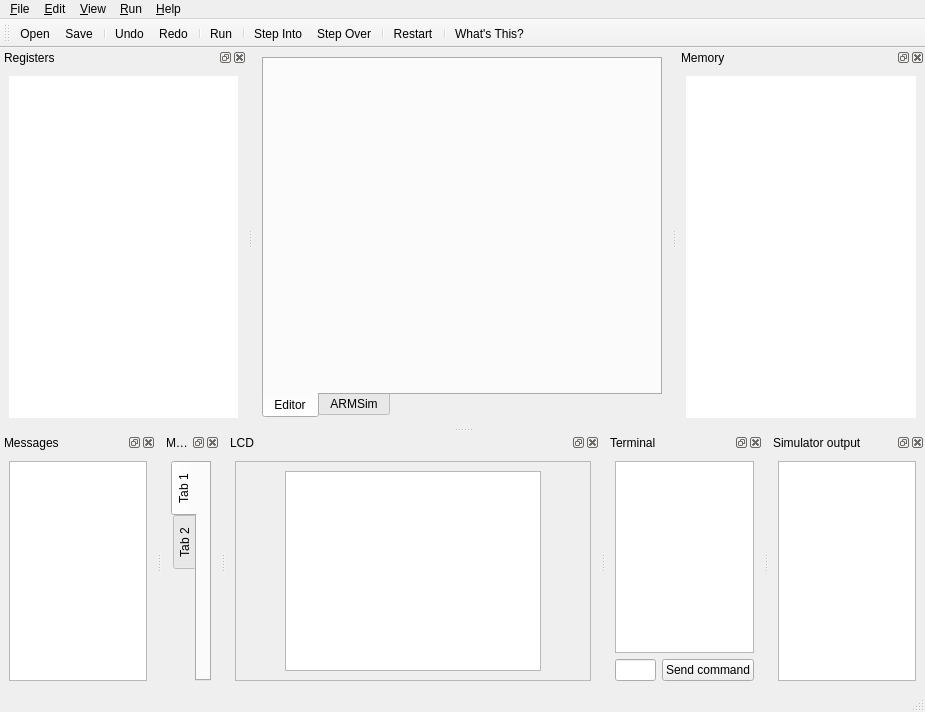
<?xml version="1.0" encoding="UTF-8"?>
<ui version="4.0">
 <class>MainWindow</class>
 <widget class="QMainWindow" name="MainWindow">
  <property name="geometry">
   <rect>
    <x>0</x>
    <y>0</y>
    <width>925</width>
    <height>712</height>
   </rect>
  </property>
  <property name="sizePolicy">
   <sizepolicy hsizetype="Preferred" vsizetype="Preferred">
    <horstretch>0</horstretch>
    <verstretch>0</verstretch>
   </sizepolicy>
  </property>
  <property name="windowTitle">
   <string notr="true">QtARMSim</string>
  </property>
  <property name="tabShape">
   <enum>QTabWidget::Rounded</enum>
  </property>
  <property name="dockNestingEnabled">
   <bool>true</bool>
  </property>
  <property name="dockOptions">
   <set>QMainWindow::AllowNestedDocks|QMainWindow::AllowTabbedDocks|QMainWindow::AnimatedDocks</set>
  </property>
  <widget class="QWidget" name="centralwidget">
   <property name="enabled">
    <bool>true</bool>
   </property>
   <property name="sizePolicy">
    <sizepolicy hsizetype="Preferred" vsizetype="Preferred">
     <horstretch>0</horstretch>
     <verstretch>1</verstretch>
    </sizepolicy>
   </property>
   <property name="maximumSize">
    <size>
     <width>16777215</width>
     <height>16777215</height>
    </size>
   </property>
   <layout class="QVBoxLayout" name="verticalLayout">
    <property name="sizeConstraint">
     <enum>QLayout::SetMaximumSize</enum>
    </property>
    <item>
     <widget class="QTabWidget" name="tabWidgetCode">
      <property name="sizePolicy">
       <sizepolicy hsizetype="Expanding" vsizetype="Expanding">
        <horstretch>0</horstretch>
        <verstretch>0</verstretch>
       </sizepolicy>
      </property>
      <property name="minimumSize">
       <size>
        <width>400</width>
        <height>300</height>
       </size>
      </property>
      <property name="tabPosition">
       <enum>QTabWidget::South</enum>
      </property>
      <property name="currentIndex">
       <number>0</number>
      </property>
      <widget class="QWidget" name="tabSource">
       <property name="whatsThis">
        <string>The Editor tab is used to edit the assembler  code that is going to be simmulated</string>
       </property>
       <attribute name="title">
        <string>Editor</string>
       </attribute>
       <layout class="QVBoxLayout" name="verticalLayoutSource"/>
      </widget>
      <widget class="QWidget" name="tabARMSim">
       <property name="whatsThis">
        <string>The ArmSim tab is used to inspect and simmulate the ARM machine code generated after assembling the source code</string>
       </property>
       <property name="accessibleName">
        <string/>
       </property>
       <attribute name="title">
        <string>ARMSim</string>
       </attribute>
       <layout class="QVBoxLayout" name="verticalLayoutARMSim">
        <item>
         <widget class="QTabWidget" name="tabTabARMSim">
          <property name="tabPosition">
           <enum>QTabWidget::South</enum>
          </property>
          <property name="currentIndex">
           <number>0</number>
          </property>
          <widget class="QWidget" name="tab_3">
           <attribute name="title">
            <string>Tab 1</string>
           </attribute>
          </widget>
          <widget class="QWidget" name="tab_4">
           <attribute name="title">
            <string>Tab 2</string>
           </attribute>
          </widget>
         </widget>
        </item>
       </layout>
      </widget>
     </widget>
    </item>
   </layout>
  </widget>
  <widget class="QMenuBar" name="menubar">
   <property name="geometry">
    <rect>
     <x>0</x>
     <y>0</y>
     <width>925</width>
     <height>32</height>
    </rect>
   </property>
   <widget class="QMenu" name="menuFile">
    <property name="title">
     <string>&amp;File</string>
    </property>
    <widget class="QMenu" name="menuExamples">
     <property name="title">
      <string>&amp;Examples</string>
     </property>
    </widget>
    <addaction name="actionNew"/>
    <addaction name="actionOpen"/>
    <addaction name="menuExamples"/>
    <addaction name="separator"/>
    <addaction name="actionSave"/>
    <addaction name="actionSave_As"/>
    <addaction name="separator"/>
    <addaction name="actionPrint"/>
    <addaction name="separator"/>
    <addaction name="actionQuit"/>
   </widget>
   <widget class="QMenu" name="menuRun">
    <property name="title">
     <string>&amp;Run</string>
    </property>
    <addaction name="actionRun"/>
    <addaction name="separator"/>
    <addaction name="actionStepInto"/>
    <addaction name="actionStepOver"/>
    <addaction name="separator"/>
    <addaction name="actionRestart"/>
   </widget>
   <widget class="QMenu" name="menuHelp">
    <property name="title">
     <string>&amp;Help</string>
    </property>
    <addaction name="actionHelp"/>
    <addaction name="actionWhats_This"/>
    <addaction name="separator"/>
    <addaction name="actionAbout_Qt_ARMSim"/>
    <addaction name="actionAbout_ARMSim"/>
   </widget>
   <widget class="QMenu" name="menuView">
    <property name="title">
     <string>&amp;View</string>
    </property>
    <addaction name="actionShow_Statusbar"/>
    <addaction name="actionShow_Toolbar"/>
    <addaction name="actionShow_Registers"/>
    <addaction name="actionShow_Memory"/>
    <addaction name="actionShow_Messages"/>
    <addaction name="actionShow_Memory_Dump"/>
    <addaction name="actionShow_LCD"/>
    <addaction name="actionShow_Terminal"/>
    <addaction name="actionShow_Simulator_Output"/>
    <addaction name="separator"/>
    <addaction name="actionDefault_Layout"/>
    <addaction name="actionCompact_Layout"/>
    <addaction name="separator"/>
    <addaction name="actionFull_Screen_Mode"/>
   </widget>
   <widget class="QMenu" name="menuEdit">
    <property name="title">
     <string>&amp;Edit</string>
    </property>
    <addaction name="action_Undo"/>
    <addaction name="actionRedo"/>
    <addaction name="separator"/>
    <addaction name="actionCut"/>
    <addaction name="actionCopy"/>
    <addaction name="actionPaste"/>
    <addaction name="separator"/>
    <addaction name="actionSelect_All"/>
    <addaction name="separator"/>
    <addaction name="actionPreferences"/>
   </widget>
   <addaction name="menuFile"/>
   <addaction name="menuEdit"/>
   <addaction name="menuView"/>
   <addaction name="menuRun"/>
   <addaction name="menuHelp"/>
  </widget>
  <widget class="QStatusBar" name="statusBar"/>
  <widget class="QToolBar" name="toolBar">
   <property name="sizePolicy">
    <sizepolicy hsizetype="Preferred" vsizetype="Preferred">
     <horstretch>0</horstretch>
     <verstretch>0</verstretch>
    </sizepolicy>
   </property>
   <property name="windowTitle">
    <string>Barra de herramientas</string>
   </property>
   <property name="toolButtonStyle">
    <enum>Qt::ToolButtonIconOnly</enum>
   </property>
   <attribute name="toolBarArea">
    <enum>TopToolBarArea</enum>
   </attribute>
   <attribute name="toolBarBreak">
    <bool>false</bool>
   </attribute>
   <addaction name="actionOpen"/>
   <addaction name="actionSave"/>
   <addaction name="separator"/>
   <addaction name="action_Undo"/>
   <addaction name="actionRedo"/>
   <addaction name="separator"/>
   <addaction name="actionRun"/>
   <addaction name="separator"/>
   <addaction name="actionStepInto"/>
   <addaction name="actionStepOver"/>
   <addaction name="separator"/>
   <addaction name="actionRestart"/>
   <addaction name="separator"/>
   <addaction name="actionWhats_This"/>
  </widget>
  <widget class="QDockWidget" name="dockWidgetRegisters">
   <property name="sizePolicy">
    <sizepolicy hsizetype="Preferred" vsizetype="Preferred">
     <horstretch>0</horstretch>
     <verstretch>0</verstretch>
    </sizepolicy>
   </property>
   <property name="minimumSize">
    <size>
     <width>180</width>
     <height>126</height>
    </size>
   </property>
   <property name="toolTip">
    <string/>
   </property>
   <property name="whatsThis">
    <string>The Registers dock shows the contents of the registers</string>
   </property>
   <property name="allowedAreas">
    <set>Qt::LeftDockWidgetArea|Qt::RightDockWidgetArea</set>
   </property>
   <property name="windowTitle">
    <string>Registers</string>
   </property>
   <attribute name="dockWidgetArea">
    <number>1</number>
   </attribute>
   <widget class="QWidget" name="dockWidgetContentsRegisters">
    <property name="sizePolicy">
     <sizepolicy hsizetype="Preferred" vsizetype="Preferred">
      <horstretch>0</horstretch>
      <verstretch>0</verstretch>
     </sizepolicy>
    </property>
    <layout class="QVBoxLayout" name="verticalLayout_6">
     <item>
      <widget class="MyQTreeView" name="treeViewRegisters">
       <property name="enabled">
        <bool>true</bool>
       </property>
       <property name="frameShape">
        <enum>QFrame::NoFrame</enum>
       </property>
       <property name="frameShadow">
        <enum>QFrame::Plain</enum>
       </property>
       <property name="lineWidth">
        <number>0</number>
       </property>
       <property name="alternatingRowColors">
        <bool>true</bool>
       </property>
      </widget>
     </item>
    </layout>
   </widget>
  </widget>
  <widget class="QDockWidget" name="dockWidgetMemory">
   <property name="minimumSize">
    <size>
     <width>180</width>
     <height>126</height>
    </size>
   </property>
   <property name="toolTip">
    <string/>
   </property>
   <property name="whatsThis">
    <string>The Memory dock shows the contents of the memory</string>
   </property>
   <property name="allowedAreas">
    <set>Qt::LeftDockWidgetArea|Qt::RightDockWidgetArea</set>
   </property>
   <property name="windowTitle">
    <string>Memory</string>
   </property>
   <attribute name="dockWidgetArea">
    <number>2</number>
   </attribute>
   <widget class="QWidget" name="dockWidgetContentsMemory">
    <layout class="QVBoxLayout" name="dockWidgetMemoryLayout">
     <item>
      <widget class="MyQTreeView" name="treeViewMemory">
       <property name="frameShape">
        <enum>QFrame::NoFrame</enum>
       </property>
       <property name="frameShadow">
        <enum>QFrame::Plain</enum>
       </property>
       <property name="lineWidth">
        <number>0</number>
       </property>
       <property name="alternatingRowColors">
        <bool>true</bool>
       </property>
      </widget>
     </item>
    </layout>
   </widget>
  </widget>
  <widget class="QDockWidget" name="dockWidgetMessages">
   <property name="whatsThis">
    <string>The Messages dock shows QtARMSim and ARMSim messages</string>
   </property>
   <property name="allowedAreas">
    <set>Qt::BottomDockWidgetArea</set>
   </property>
   <property name="windowTitle">
    <string>Messages</string>
   </property>
   <attribute name="dockWidgetArea">
    <number>8</number>
   </attribute>
   <widget class="QWidget" name="dockWidgetMessagesContents">
    <layout class="QVBoxLayout" name="verticalLayout_5">
     <item>
      <widget class="QTextEdit" name="textEditMessages">
       <property name="enabled">
        <bool>true</bool>
       </property>
       <property name="sizePolicy">
        <sizepolicy hsizetype="Expanding" vsizetype="Expanding">
         <horstretch>0</horstretch>
         <verstretch>0</verstretch>
        </sizepolicy>
       </property>
       <property name="maximumSize">
        <size>
         <width>16777215</width>
         <height>16777215</height>
        </size>
       </property>
       <property name="whatsThis">
        <string/>
       </property>
       <property name="documentTitle">
        <string/>
       </property>
       <property name="textInteractionFlags">
        <set>Qt::TextSelectableByKeyboard|Qt::TextSelectableByMouse</set>
       </property>
      </widget>
     </item>
    </layout>
   </widget>
  </widget>
  <widget class="QDockWidget" name="dockWidgetMemoryDump">
   <property name="whatsThis">
    <string>The Memory Dump dock shows the memory dump of the simulated system</string>
   </property>
   <property name="windowTitle">
    <string>Memory Dump</string>
   </property>
   <attribute name="dockWidgetArea">
    <number>8</number>
   </attribute>
   <widget class="QWidget" name="dockWidgetMemoryDumpContents">
    <layout class="QVBoxLayout" name="verticalLayout_2">
     <item>
      <widget class="QTabWidget" name="tabWidgetMemoryDump">
       <property name="tabPosition">
        <enum>QTabWidget::West</enum>
       </property>
       <widget class="QWidget" name="tab">
        <attribute name="title">
         <string>Tab 1</string>
        </attribute>
       </widget>
       <widget class="QWidget" name="tab_2">
        <attribute name="title">
         <string>Tab 2</string>
        </attribute>
       </widget>
      </widget>
     </item>
    </layout>
   </widget>
  </widget>
  <widget class="QDockWidget" name="dockWidgetLCD">
   <property name="sizePolicy">
    <sizepolicy hsizetype="Preferred" vsizetype="Preferred">
     <horstretch>0</horstretch>
     <verstretch>0</verstretch>
    </sizepolicy>
   </property>
   <property name="whatsThis">
    <string>The LCD shows the output of a simulated LCD Device</string>
   </property>
   <property name="windowTitle">
    <string>LCD</string>
   </property>
   <attribute name="dockWidgetArea">
    <number>8</number>
   </attribute>
   <widget class="QWidget" name="dockWidgetLCDContents">
    <property name="sizePolicy">
     <sizepolicy hsizetype="Preferred" vsizetype="Preferred">
      <horstretch>0</horstretch>
      <verstretch>0</verstretch>
     </sizepolicy>
    </property>
    <layout class="QHBoxLayout" name="horizontalLayout">
     <property name="sizeConstraint">
      <enum>QLayout::SetDefaultConstraint</enum>
     </property>
     <item>
      <widget class="QScrollArea" name="scrollArea">
       <property name="sizePolicy">
        <sizepolicy hsizetype="MinimumExpanding" vsizetype="MinimumExpanding">
         <horstretch>0</horstretch>
         <verstretch>0</verstretch>
        </sizepolicy>
       </property>
       <property name="frameShape">
        <enum>QFrame::StyledPanel</enum>
       </property>
       <property name="frameShadow">
        <enum>QFrame::Plain</enum>
       </property>
       <property name="widgetResizable">
        <bool>true</bool>
       </property>
       <property name="alignment">
        <set>Qt::AlignLeading|Qt::AlignLeft|Qt::AlignTop</set>
       </property>
       <widget class="QWidget" name="scrollAreaWidgetContents">
        <property name="geometry">
         <rect>
          <x>0</x>
          <y>0</y>
          <width>360</width>
          <height>234</height>
         </rect>
        </property>
        <layout class="QHBoxLayout" name="horizontalLayout_4">
         <item>
          <spacer name="horizontalSpacerLCD1">
           <property name="orientation">
            <enum>Qt::Horizontal</enum>
           </property>
           <property name="sizeHint" stdset="0">
            <size>
             <width>40</width>
             <height>20</height>
            </size>
           </property>
          </spacer>
         </item>
         <item>
          <widget class="MemoryLCDView" name="memoryLCDView">
           <property name="sizePolicy">
            <sizepolicy hsizetype="Preferred" vsizetype="Preferred">
             <horstretch>0</horstretch>
             <verstretch>0</verstretch>
            </sizepolicy>
           </property>
           <property name="sizeAdjustPolicy">
            <enum>QAbstractScrollArea::AdjustIgnored</enum>
           </property>
          </widget>
         </item>
         <item>
          <spacer name="horizontalSpacerLCD2">
           <property name="orientation">
            <enum>Qt::Horizontal</enum>
           </property>
           <property name="sizeHint" stdset="0">
            <size>
             <width>40</width>
             <height>20</height>
            </size>
           </property>
          </spacer>
         </item>
        </layout>
       </widget>
      </widget>
     </item>
    </layout>
   </widget>
  </widget>
  <widget class="QDockWidget" name="dockWidgetTerminal">
   <property name="whatsThis">
    <string>This terminal can be used to communicate directly with the simulator</string>
   </property>
   <property name="windowTitle">
    <string>Terminal</string>
   </property>
   <attribute name="dockWidgetArea">
    <number>8</number>
   </attribute>
   <widget class="QWidget" name="dockWidgetTerminalContents">
    <layout class="QVBoxLayout" name="verticalLayout_3">
     <item>
      <widget class="QTextBrowser" name="textBrowserTerminal"/>
     </item>
     <item>
      <layout class="QHBoxLayout" name="horizontalLayout_2">
       <item>
        <widget class="QLineEdit" name="lineEditTerminal"/>
       </item>
       <item>
        <widget class="QPushButton" name="pushButtonTerminal">
         <property name="text">
          <string>Send command</string>
         </property>
        </widget>
       </item>
      </layout>
     </item>
    </layout>
   </widget>
  </widget>
  <widget class="QDockWidget" name="dockWidgetSimulatorOutput">
   <property name="whatsThis">
    <string>This console shows the standard output of the simulator</string>
   </property>
   <property name="windowTitle">
    <string>Simulator output</string>
   </property>
   <attribute name="dockWidgetArea">
    <number>8</number>
   </attribute>
   <widget class="QWidget" name="dockWidgetContents">
    <property name="sizePolicy">
     <sizepolicy hsizetype="Preferred" vsizetype="Preferred">
      <horstretch>0</horstretch>
      <verstretch>0</verstretch>
     </sizepolicy>
    </property>
    <layout class="QVBoxLayout" name="verticalLayout_4">
     <item>
      <widget class="QTextBrowser" name="textBrowserSimulatorOutput"/>
     </item>
    </layout>
   </widget>
  </widget>
  <action name="actionWhats_This">
   <property name="icon">
    <iconset theme="help-whatsthis">
     <normaloff></normaloff>
     <normalon>:themes/breeze_icons/22/help-whatsthis.svg</normalon></iconset>
   </property>
   <property name="text">
    <string>What's &amp;This?</string>
   </property>
   <property name="statusTip">
    <string>¿Qué es esto?</string>
   </property>
   <property name="whatsThis">
    <string>Activa la ayuda</string>
   </property>
   <property name="shortcut">
    <string>Shift+F1</string>
   </property>
  </action>
  <action name="actionAbout_Qt_ARMSim">
   <property name="icon">
    <iconset theme="help-about">
     <normaloff></normaloff>
     <normalon>:themes/breeze_icons/22/help-about.svg</normalon></iconset>
   </property>
   <property name="text">
    <string>&amp;About QtARMSim</string>
   </property>
   <property name="statusTip">
    <string>Sobre spim</string>
   </property>
   <property name="whatsThis">
    <string>Imprime en el panel mensajes información sobre XSPIM</string>
   </property>
  </action>
  <action name="actionHelp">
   <property name="icon">
    <iconset theme="help-contents">
     <normaloff></normaloff>
     <normalon>:themes/breeze_icons/22/help-contents.svg</normalon></iconset>
   </property>
   <property name="text">
    <string>QtARMSim &amp;Help</string>
   </property>
   <property name="shortcut">
    <string>F1</string>
   </property>
  </action>
  <action name="actionAbout_ARMSim">
   <property name="icon">
    <iconset theme="help-about">
     <normaloff></normaloff>
     <normalon>:themes/breeze_icons/22/help-about.svg</normalon></iconset>
   </property>
   <property name="text">
    <string>A&amp;bout ARMSim</string>
   </property>
  </action>
  <action name="actionNew">
   <property name="icon">
    <iconset theme="document-new">
     <normaloff></normaloff>
     <normalon>:themes/breeze_icons/22/document-new.svg</normalon></iconset>
   </property>
   <property name="text">
    <string>&amp;New...</string>
   </property>
   <property name="shortcut">
    <string>Ctrl+N</string>
   </property>
  </action>
  <action name="actionOpen">
   <property name="icon">
    <iconset theme="document-open">
     <normaloff></normaloff>
     <normalon>:themes/breeze_icons/22/document-open.svg</normalon></iconset>
   </property>
   <property name="text">
    <string>&amp;Open...</string>
   </property>
   <property name="toolTip">
    <string>Open ARM assembler file</string>
   </property>
   <property name="shortcut">
    <string>Ctrl+O</string>
   </property>
  </action>
  <action name="actionSave">
   <property name="icon">
    <iconset theme="document-save">
     <normaloff></normaloff>
     <normalon>:themes/breeze_icons/22/document-save.svg</normalon></iconset>
   </property>
   <property name="text">
    <string>&amp;Save</string>
   </property>
   <property name="shortcut">
    <string>Ctrl+S</string>
   </property>
  </action>
  <action name="actionSave_As">
   <property name="icon">
    <iconset theme="document-save-as">
     <normaloff></normaloff>
     <normalon>:themes/breeze_icons/22/document-save-as.svg</normalon></iconset>
   </property>
   <property name="text">
    <string>Save &amp;As...</string>
   </property>
  </action>
  <action name="actionPrint">
   <property name="icon">
    <iconset theme="document-print">
     <normaloff></normaloff>
     <normalon>:themes/breeze_icons/22/document-print.svg</normalon></iconset>
   </property>
   <property name="text">
    <string>&amp;Print...</string>
   </property>
   <property name="shortcut">
    <string>Ctrl+P</string>
   </property>
  </action>
  <action name="actionQuit">
   <property name="icon">
    <iconset theme="application-exit">
     <normaloff></normaloff>
     <normalon>:themes/breeze_icons/22/application-exit.svg</normalon></iconset>
   </property>
   <property name="text">
    <string>&amp;Quit</string>
   </property>
   <property name="shortcut">
    <string>Ctrl+Q</string>
   </property>
  </action>
  <action name="actionRun">
   <property name="icon">
    <iconset theme="system-run">
     <normaloff></normaloff>
     <normalon>:themes/breeze_icons/22/system-run.svg</normalon></iconset>
   </property>
   <property name="text">
    <string>&amp;Run</string>
   </property>
   <property name="shortcut">
    <string>Ctrl+F11</string>
   </property>
  </action>
  <action name="actionStepInto">
   <property name="icon">
    <iconset theme="debug-step-into">
     <normaloff></normaloff>
     <normalon>:themes/breeze_icons/22/debug-step-into.svg</normalon></iconset>
   </property>
   <property name="text">
    <string>Step &amp;Into</string>
   </property>
   <property name="toolTip">
    <string>Step Into</string>
   </property>
   <property name="shortcut">
    <string>F5</string>
   </property>
  </action>
  <action name="actionShow_Statusbar">
   <property name="checkable">
    <bool>true</bool>
   </property>
   <property name="checked">
    <bool>true</bool>
   </property>
   <property name="text">
    <string>Show St&amp;atusbar</string>
   </property>
  </action>
  <action name="actionShow_Toolbar">
   <property name="checkable">
    <bool>true</bool>
   </property>
   <property name="checked">
    <bool>true</bool>
   </property>
   <property name="text">
    <string>Show &amp;Toolbar</string>
   </property>
  </action>
  <action name="actionShow_Registers">
   <property name="checkable">
    <bool>true</bool>
   </property>
   <property name="checked">
    <bool>true</bool>
   </property>
   <property name="text">
    <string>Show &amp;Registers</string>
   </property>
  </action>
  <action name="actionShow_Memory">
   <property name="checkable">
    <bool>true</bool>
   </property>
   <property name="checked">
    <bool>true</bool>
   </property>
   <property name="text">
    <string>Show &amp;Memory</string>
   </property>
  </action>
  <action name="actionDefault_Layout">
   <property name="text">
    <string>De&amp;fault Layout</string>
   </property>
   <property name="shortcut">
    <string>F3</string>
   </property>
  </action>
  <action name="actionPreferences">
   <property name="text">
    <string>P&amp;references...</string>
   </property>
   <property name="shortcut">
    <string>Alt+P</string>
   </property>
  </action>
  <action name="action_Undo">
   <property name="icon">
    <iconset theme="edit-undo">
     <normaloff></normaloff>
     <normalon>:themes/breeze_icons/22/edit-undo.svg</normalon></iconset>
   </property>
   <property name="text">
    <string>&amp;Undo</string>
   </property>
   <property name="shortcut">
    <string>Ctrl+Z</string>
   </property>
  </action>
  <action name="actionRedo">
   <property name="icon">
    <iconset theme="edit-redo">
     <normaloff></normaloff>
     <normalon>:themes/breeze_icons/22/edit-redo.svg</normalon></iconset>
   </property>
   <property name="text">
    <string>Re&amp;do</string>
   </property>
   <property name="shortcut">
    <string>Ctrl+Shift+Z</string>
   </property>
  </action>
  <action name="actionCut">
   <property name="icon">
    <iconset theme="edit-cut">
     <normaloff></normaloff>
     <normalon>:themes/breeze_icons/22/edit-cut.svg</normalon></iconset>
   </property>
   <property name="text">
    <string>Cu&amp;t</string>
   </property>
   <property name="shortcut">
    <string>Ctrl+X</string>
   </property>
  </action>
  <action name="actionCopy">
   <property name="icon">
    <iconset theme="edit-copy">
     <normaloff></normaloff>
     <normalon>:themes/breeze_icons/22/edit-copy.svg</normalon></iconset>
   </property>
   <property name="text">
    <string>&amp;Copy</string>
   </property>
   <property name="shortcut">
    <string>Ctrl+C</string>
   </property>
  </action>
  <action name="actionPaste">
   <property name="icon">
    <iconset theme="edit-paste">
     <normaloff></normaloff>
     <normalon>:themes/breeze_icons/22/edit-paste.svg</normalon></iconset>
   </property>
   <property name="text">
    <string>&amp;Paste</string>
   </property>
   <property name="shortcut">
    <string>Ctrl+V</string>
   </property>
  </action>
  <action name="actionSelect_All">
   <property name="icon">
    <iconset theme="edit-select-all">
     <normaloff></normaloff>
     <normalon>:themes/breeze_icons/22/edit-select-all.svg</normalon></iconset>
   </property>
   <property name="text">
    <string>Select &amp;All</string>
   </property>
   <property name="shortcut">
    <string>Ctrl+A</string>
   </property>
  </action>
  <action name="actionShow_Messages">
   <property name="checkable">
    <bool>true</bool>
   </property>
   <property name="checked">
    <bool>true</bool>
   </property>
   <property name="text">
    <string>Show M&amp;essages</string>
   </property>
  </action>
  <action name="actionStepOver">
   <property name="icon">
    <iconset theme="debug-step-over">
     <normaloff></normaloff>
     <normalon>:themes/breeze_icons/22/debug-step-over.svg</normalon></iconset>
   </property>
   <property name="text">
    <string>Step &amp;Over</string>
   </property>
   <property name="toolTip">
    <string>Step Over</string>
   </property>
   <property name="shortcut">
    <string>F6</string>
   </property>
  </action>
  <action name="actionRestart">
   <property name="icon">
    <iconset theme="view-refresh">
     <normaloff></normaloff>
     <normalon>:themes/breeze_icons/22/view-refresh.svg</normalon></iconset>
   </property>
   <property name="text">
    <string>Re&amp;start</string>
   </property>
   <property name="toolTip">
    <string>Restart Simulation</string>
   </property>
   <property name="shortcut">
    <string>F4</string>
   </property>
  </action>
  <action name="actionShow_Memory_Dump">
   <property name="checkable">
    <bool>true</bool>
   </property>
   <property name="checked">
    <bool>true</bool>
   </property>
   <property name="text">
    <string>Show Memory &amp;Dump</string>
   </property>
  </action>
  <action name="actionShow_LCD">
   <property name="checkable">
    <bool>true</bool>
   </property>
   <property name="checked">
    <bool>true</bool>
   </property>
   <property name="text">
    <string>Show &amp;LCD</string>
   </property>
   <property name="toolTip">
    <string>Show LCD</string>
   </property>
  </action>
  <action name="actionShow_Terminal">
   <property name="checkable">
    <bool>true</bool>
   </property>
   <property name="checked">
    <bool>true</bool>
   </property>
   <property name="text">
    <string>Show Term&amp;inal</string>
   </property>
  </action>
  <action name="actionadd">
   <property name="text">
    <string>add</string>
   </property>
  </action>
  <action name="actionadd_2">
   <property name="text">
    <string>add</string>
   </property>
  </action>
  <action name="actionFull_Screen_Mode">
   <property name="checkable">
    <bool>true</bool>
   </property>
   <property name="text">
    <string>Full Screen Mode</string>
   </property>
   <property name="shortcut">
    <string>F11</string>
   </property>
  </action>
  <action name="actionCompact_Layout">
   <property name="text">
    <string>&amp;Compact Layout</string>
   </property>
   <property name="shortcut">
    <string>Shift+F3</string>
   </property>
  </action>
  <action name="actionShow_Simulator_Output">
   <property name="checkable">
    <bool>true</bool>
   </property>
   <property name="checked">
    <bool>true</bool>
   </property>
   <property name="text">
    <string>Show Simulator &amp;Output</string>
   </property>
  </action>
 </widget>
 <customwidgets>
  <customwidget>
   <class>MyQTreeView</class>
   <extends>QTreeView</extends>
   <header>..widget.myqtreeview.h</header>
  </customwidget>
  <customwidget>
   <class>MemoryLCDView</class>
   <extends>QTableView</extends>
   <header>..widget.memorylcdview.h</header>
  </customwidget>
 </customwidgets>
 <resources/>
 <connections/>
</ui>
